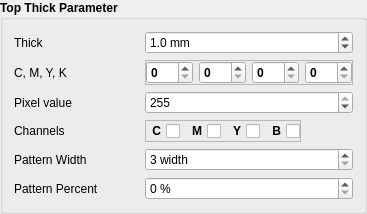
        <widget class="QGroupBox" name="groupBox_5">
         <property name="font">
          <font>
           <family>Arial</family>
           <weight>75</weight>
           <italic>false</italic>
           <bold>true</bold>
          </font>
         </property>
         <property name="title">
          <string>Top Thick Parameter</string>
         </property>
         <layout class="QGridLayout" name="gridLayout_24">
          <item row="5" column="0">
           <widget class="QLabel" name="label_20">
            <property name="font">
             <font>
              <weight>50</weight>
              <bold>false</bold>
             </font>
            </property>
            <property name="text">
             <string>Pattern Percent</string>
            </property>
           </widget>
          </item>
          <item row="0" column="0">
           <widget class="QLabel" name="label_17">
            <property name="font">
             <font>
              <family>Arial</family>
              <weight>50</weight>
              <italic>false</italic>
              <bold>false</bold>
             </font>
            </property>
            <property name="text">
             <string>Thick</string>
            </property>
           </widget>
          </item>
          <item row="0" column="1">
           <spacer name="horizontalSpacer_4">
            <property name="orientation">
             <enum>Qt::Horizontal</enum>
            </property>
            <property name="sizeHint" stdset="0">
             <size>
              <width>40</width>
              <height>20</height>
             </size>
            </property>
           </spacer>
          </item>
          <item row="4" column="0">
           <widget class="QLabel" name="label_19">
            <property name="font">
             <font>
              <family>Arial</family>
              <weight>50</weight>
              <italic>false</italic>
              <bold>false</bold>
             </font>
            </property>
            <property name="text">
             <string>Pattern Width</string>
            </property>
           </widget>
          </item>
          <item row="2" column="0">
           <widget class="QLabel" name="verticalPixelValueLB">
            <property name="font">
             <font>
              <weight>50</weight>
              <bold>false</bold>
             </font>
            </property>
            <property name="text">
             <string>Pixel value</string>
            </property>
           </widget>
          </item>
          <item row="2" column="2">
           <widget class="QSpinBox" name="verticalPixelValueDS">
            <property name="font">
             <font>
              <weight>50</weight>
              <bold>false</bold>
             </font>
            </property>
            <property name="suffix">
             <string/>
            </property>
            <property name="minimum">
             <number>0</number>
            </property>
            <property name="maximum">
             <number>255</number>
            </property>
            <property name="singleStep">
             <number>1</number>
            </property>
            <property name="value">
             <number>255</number>
            </property>
           </widget>
          </item>
          <item row="3" column="0">
           <widget class="QLabel" name="label_18">
            <property name="font">
             <font>
              <family>Arial</family>
              <weight>50</weight>
              <bold>false</bold>
             </font>
            </property>
            <property name="text">
             <string>Channels</string>
            </property>
           </widget>
          </item>
          <item row="0" column="2">
           <widget class="QDoubleSpinBox" name="vertcalThickDSB">
            <property name="minimumSize">
             <size>
              <width>0</width>
              <height>0</height>
             </size>
            </property>
            <property name="font">
             <font>
              <weight>50</weight>
              <bold>false</bold>
             </font>
            </property>
            <property name="suffix">
             <string> mm</string>
            </property>
            <property name="decimals">
             <number>1</number>
            </property>
            <property name="maximum">
             <double>50.000000000000000</double>
            </property>
            <property name="singleStep">
             <double>0.100000000000000</double>
            </property>
            <property name="value">
             <double>1.000000000000000</double>
            </property>
           </widget>
          </item>
          <item row="4" column="2">
           <widget class="QSpinBox" name="verticalCellWidthSPB">
            <property name="font">
             <font>
              <weight>50</weight>
              <bold>false</bold>
             </font>
            </property>
            <property name="suffix">
             <string> width</string>
            </property>
            <property name="minimum">
             <number>3</number>
            </property>
            <property name="singleStep">
             <number>2</number>
            </property>
           </widget>
          </item>
          <item row="5" column="2">
           <widget class="QSpinBox" name="verticalPatternPercentSPB">
            <property name="font">
             <font>
              <weight>50</weight>
              <bold>false</bold>
             </font>
            </property>
            <property name="suffix">
             <string> %</string>
            </property>
            <property name="maximum">
             <number>100</number>
            </property>
           </widget>
          </item>
          <item row="3" column="2">
           <widget class="QFrame" name="frame_6">
            <property name="sizePolicy">
             <sizepolicy hsizetype="Fixed" vsizetype="Fixed">
              <horstretch>0</horstretch>
              <verstretch>0</verstretch>
             </sizepolicy>
            </property>
            <property name="minimumSize">
             <size>
              <width>130</width>
              <height>21</height>
             </size>
            </property>
            <property name="frameShape">
             <enum>QFrame::StyledPanel</enum>
            </property>
            <property name="frameShadow">
             <enum>QFrame::Raised</enum>
            </property>
            <layout class="QGridLayout" name="gridLayout_10">
             <property name="leftMargin">
              <number>0</number>
             </property>
             <property name="topMargin">
              <number>0</number>
             </property>
             <property name="rightMargin">
              <number>0</number>
             </property>
             <property name="bottomMargin">
              <number>0</number>
             </property>
             <property name="spacing">
              <number>6</number>
             </property>
             <item row="0" column="0">
              <widget class="QCheckBox" name="C_VT_Che">
               <property name="sizePolicy">
                <sizepolicy hsizetype="Fixed" vsizetype="Fixed">
                 <horstretch>0</horstretch>
                 <verstretch>0</verstretch>
                </sizepolicy>
               </property>
               <property name="maximumSize">
                <size>
                 <width>35</width>
                 <height>21</height>
                </size>
               </property>
               <property name="layoutDirection">
                <enum>Qt::RightToLeft</enum>
               </property>
               <property name="styleSheet">
                <string notr="true">font: 75 9pt &quot;Arial&quot;;</string>
               </property>
               <property name="text">
                <string>C</string>
               </property>
               <property name="checked">
                <bool>false</bool>
               </property>
              </widget>
             </item>
             <item row="0" column="1">
              <widget class="QCheckBox" name="M_VT_Che">
               <property name="sizePolicy">
                <sizepolicy hsizetype="Fixed" vsizetype="Fixed">
                 <horstretch>0</horstretch>
                 <verstretch>0</verstretch>
                </sizepolicy>
               </property>
               <property name="maximumSize">
                <size>
                 <width>35</width>
                 <height>21</height>
                </size>
               </property>
               <property name="layoutDirection">
                <enum>Qt::RightToLeft</enum>
               </property>
               <property name="styleSheet">
                <string notr="true">font: 75 9pt &quot;Arial&quot;;</string>
               </property>
               <property name="text">
                <string>M</string>
               </property>
               <property name="checked">
                <bool>false</bool>
               </property>
              </widget>
             </item>
             <item row="0" column="2">
              <widget class="QCheckBox" name="Y_VT_Che">
               <property name="sizePolicy">
                <sizepolicy hsizetype="Fixed" vsizetype="Fixed">
                 <horstretch>0</horstretch>
                 <verstretch>0</verstretch>
                </sizepolicy>
               </property>
               <property name="maximumSize">
                <size>
                 <width>35</width>
                 <height>21</height>
                </size>
               </property>
               <property name="layoutDirection">
                <enum>Qt::RightToLeft</enum>
               </property>
               <property name="styleSheet">
                <string notr="true">font: 75 9pt &quot;Arial&quot;;</string>
               </property>
               <property name="text">
                <string>Y</string>
               </property>
               <property name="checked">
                <bool>false</bool>
               </property>
              </widget>
             </item>
             <item row="0" column="3">
              <widget class="QCheckBox" name="B_VT_Che">
               <property name="sizePolicy">
                <sizepolicy hsizetype="Fixed" vsizetype="Fixed">
                 <horstretch>0</horstretch>
                 <verstretch>0</verstretch>
                </sizepolicy>
               </property>
               <property name="minimumSize">
                <size>
                 <width>30</width>
                 <height>0</height>
                </size>
               </property>
               <property name="maximumSize">
                <size>
                 <width>35</width>
                 <height>21</height>
                </size>
               </property>
               <property name="layoutDirection">
                <enum>Qt::RightToLeft</enum>
               </property>
               <property name="styleSheet">
                <string notr="true">font: 75 9pt &quot;Arial&quot;;</string>
               </property>
               <property name="text">
                <string>B</string>
               </property>
               <property name="checked">
                <bool>false</bool>
               </property>
              </widget>
             </item>
            </layout>
           </widget>
          </item>
          <item row="1" column="2">
           <widget class="QFrame" name="frame_17">
            <property name="frameShape">
             <enum>QFrame::StyledPanel</enum>
            </property>
            <property name="frameShadow">
             <enum>QFrame::Raised</enum>
            </property>
            <layout class="QGridLayout" name="gridLayout_27">
             <property name="leftMargin">
              <number>0</number>
             </property>
             <property name="topMargin">
              <number>0</number>
             </property>
             <property name="rightMargin">
              <number>0</number>
             </property>
             <property name="bottomMargin">
              <number>0</number>
             </property>
             <item row="0" column="2">
              <widget class="QSpinBox" name="top_Y_SB">
               <property name="maximum">
                <number>255</number>
               </property>
              </widget>
             </item>
             <item row="0" column="3">
              <widget class="QSpinBox" name="top_K_SB">
               <property name="maximum">
                <number>255</number>
               </property>
              </widget>
             </item>
             <item row="0" column="1">
              <widget class="QSpinBox" name="top_M_SB">
               <property name="maximum">
                <number>255</number>
               </property>
              </widget>
             </item>
             <item row="0" column="0">
              <widget class="QSpinBox" name="top_C_SB">
               <property name="maximum">
                <number>255</number>
               </property>
               <property name="value">
                <number>0</number>
               </property>
              </widget>
             </item>
            </layout>
           </widget>
          </item>
          <item row="1" column="0">
           <widget class="QLabel" name="label_25">
            <property name="font">
             <font>
              <family>Arial</family>
              <weight>50</weight>
              <italic>false</italic>
              <bold>false</bold>
             </font>
            </property>
            <property name="text">
             <string>C, M, Y, K</string>
            </property>
           </widget>
          </item>
         </layout>
        </widget>
